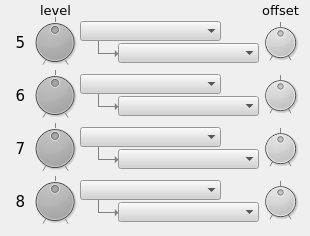
    <widget class="QWidget" name="mod_B">
     <attribute name="title">
      <string>modB</string>
     </attribute>
     <widget class="QDial" name="mod_6_level">
      <property name="geometry">
       <rect>
        <x>30</x>
        <y>70</y>
        <width>50</width>
        <height>51</height>
       </rect>
      </property>
      <property name="styleSheet">
       <string notr="true">background-color:darkgrey</string>
      </property>
      <property name="minimum">
       <number>-1000</number>
      </property>
      <property name="maximum">
       <number>1000</number>
      </property>
      <property name="notchTarget">
       <double>500.000000000000000</double>
      </property>
      <property name="notchesVisible">
       <bool>true</bool>
      </property>
     </widget>
     <widget class="QLabel" name="label_mod_5">
      <property name="geometry">
       <rect>
        <x>10</x>
        <y>27</y>
        <width>21</width>
        <height>31</height>
       </rect>
      </property>
      <property name="font">
       <font>
        <family>DejaVu Sans</family>
        <pointsize>11</pointsize>
        <weight>50</weight>
        <bold>false</bold>
       </font>
      </property>
      <property name="styleSheet">
       <string notr="true"/>
      </property>
      <property name="text">
       <string>5</string>
      </property>
      <property name="alignment">
       <set>Qt::AlignCenter</set>
      </property>
     </widget>
     <widget class="Line" name="line_21">
      <property name="geometry">
       <rect>
        <x>99</x>
        <y>96</y>
        <width>21</width>
        <height>20</height>
       </rect>
      </property>
      <property name="styleSheet">
       <string notr="true">color:grey</string>
      </property>
      <property name="frameShadow">
       <enum>QFrame::Plain</enum>
      </property>
      <property name="orientation">
       <enum>Qt::Horizontal</enum>
      </property>
     </widget>
     <widget class="Line" name="line_22">
      <property name="geometry">
       <rect>
        <x>90</x>
        <y>86</y>
        <width>16</width>
        <height>21</height>
       </rect>
      </property>
      <property name="styleSheet">
       <string notr="true">color:grey</string>
      </property>
      <property name="frameShadow">
       <enum>QFrame::Plain</enum>
      </property>
      <property name="orientation">
       <enum>Qt::Vertical</enum>
      </property>
     </widget>
     <widget class="QComboBox" name="mod_7_source">
      <property name="geometry">
       <rect>
        <x>80</x>
        <y>127</y>
        <width>141</width>
        <height>20</height>
       </rect>
      </property>
      <property name="font">
       <font>
        <family>DejaVu Sans Mono</family>
        <pointsize>8</pointsize>
       </font>
      </property>
      <property name="acceptDrops">
       <bool>false</bool>
      </property>
      <property name="toolTip">
       <string>&lt;html&gt;&lt;head/&gt;&lt;body&gt;&lt;p&gt;sync route&lt;/p&gt;&lt;/body&gt;&lt;/html&gt;</string>
      </property>
      <property name="styleSheet">
       <string notr="true">background-color:lightgrey</string>
      </property>
      <property name="iconSize">
       <size>
        <width>8</width>
        <height>16</height>
       </size>
      </property>
      <property name="duplicatesEnabled">
       <bool>false</bool>
      </property>
      <property name="frame">
       <bool>false</bool>
      </property>
     </widget>
     <widget class="QLabel" name="label_mod_8">
      <property name="geometry">
       <rect>
        <x>10</x>
        <y>186</y>
        <width>21</width>
        <height>31</height>
       </rect>
      </property>
      <property name="font">
       <font>
        <family>DejaVu Sans</family>
        <pointsize>11</pointsize>
        <weight>50</weight>
        <bold>false</bold>
       </font>
      </property>
      <property name="styleSheet">
       <string notr="true"/>
      </property>
      <property name="text">
       <string>8</string>
      </property>
      <property name="alignment">
       <set>Qt::AlignCenter</set>
      </property>
     </widget>
     <widget class="Line" name="line_23">
      <property name="geometry">
       <rect>
        <x>99</x>
        <y>149</y>
        <width>21</width>
        <height>20</height>
       </rect>
      </property>
      <property name="styleSheet">
       <string notr="true">color:grey</string>
      </property>
      <property name="frameShadow">
       <enum>QFrame::Plain</enum>
      </property>
      <property name="orientation">
       <enum>Qt::Horizontal</enum>
      </property>
     </widget>
     <widget class="QDial" name="mod_8_offset">
      <property name="geometry">
       <rect>
        <x>260</x>
        <y>176</y>
        <width>41</width>
        <height>51</height>
       </rect>
      </property>
      <property name="styleSheet">
       <string notr="true">background-color:lightgrey</string>
      </property>
      <property name="minimum">
       <number>-1000</number>
      </property>
      <property name="maximum">
       <number>1000</number>
      </property>
      <property name="notchTarget">
       <double>500.000000000000000</double>
      </property>
      <property name="notchesVisible">
       <bool>true</bool>
      </property>
     </widget>
     <widget class="QComboBox" name="mod_7_dest">
      <property name="geometry">
       <rect>
        <x>118</x>
        <y>149</y>
        <width>141</width>
        <height>20</height>
       </rect>
      </property>
      <property name="font">
       <font>
        <family>DejaVu Sans Mono</family>
        <pointsize>8</pointsize>
       </font>
      </property>
      <property name="acceptDrops">
       <bool>false</bool>
      </property>
      <property name="toolTip">
       <string>&lt;html&gt;&lt;head/&gt;&lt;body&gt;&lt;p&gt;sync route&lt;/p&gt;&lt;/body&gt;&lt;/html&gt;</string>
      </property>
      <property name="styleSheet">
       <string notr="true">background-color:lightgrey</string>
      </property>
      <property name="iconSize">
       <size>
        <width>8</width>
        <height>16</height>
       </size>
      </property>
      <property name="duplicatesEnabled">
       <bool>false</bool>
      </property>
      <property name="frame">
       <bool>false</bool>
      </property>
     </widget>
     <widget class="QComboBox" name="mod_8_dest">
      <property name="geometry">
       <rect>
        <x>118</x>
        <y>202</y>
        <width>141</width>
        <height>20</height>
       </rect>
      </property>
      <property name="font">
       <font>
        <family>DejaVu Sans Mono</family>
        <pointsize>8</pointsize>
       </font>
      </property>
      <property name="acceptDrops">
       <bool>false</bool>
      </property>
      <property name="toolTip">
       <string>&lt;html&gt;&lt;head/&gt;&lt;body&gt;&lt;p&gt;sync route&lt;/p&gt;&lt;/body&gt;&lt;/html&gt;</string>
      </property>
      <property name="styleSheet">
       <string notr="true">background-color:lightgrey</string>
      </property>
      <property name="iconSize">
       <size>
        <width>8</width>
        <height>16</height>
       </size>
      </property>
      <property name="duplicatesEnabled">
       <bool>false</bool>
      </property>
      <property name="frame">
       <bool>false</bool>
      </property>
     </widget>
     <widget class="QComboBox" name="mod_5_dest">
      <property name="geometry">
       <rect>
        <x>118</x>
        <y>43</y>
        <width>141</width>
        <height>20</height>
       </rect>
      </property>
      <property name="font">
       <font>
        <family>DejaVu Sans Mono</family>
        <pointsize>8</pointsize>
       </font>
      </property>
      <property name="acceptDrops">
       <bool>false</bool>
      </property>
      <property name="toolTip">
       <string>&lt;html&gt;&lt;head/&gt;&lt;body&gt;&lt;p&gt;sync route&lt;/p&gt;&lt;/body&gt;&lt;/html&gt;</string>
      </property>
      <property name="styleSheet">
       <string notr="true">background-color:lightgrey</string>
      </property>
      <property name="iconSize">
       <size>
        <width>8</width>
        <height>16</height>
       </size>
      </property>
      <property name="duplicatesEnabled">
       <bool>false</bool>
      </property>
      <property name="frame">
       <bool>false</bool>
      </property>
     </widget>
     <widget class="QLabel" name="label_mod_7">
      <property name="geometry">
       <rect>
        <x>10</x>
        <y>133</y>
        <width>21</width>
        <height>31</height>
       </rect>
      </property>
      <property name="font">
       <font>
        <family>DejaVu Sans</family>
        <pointsize>11</pointsize>
        <weight>50</weight>
        <bold>false</bold>
       </font>
      </property>
      <property name="styleSheet">
       <string notr="true"/>
      </property>
      <property name="text">
       <string>7</string>
      </property>
      <property name="alignment">
       <set>Qt::AlignCenter</set>
      </property>
     </widget>
     <widget class="QDial" name="mod_5_offset">
      <property name="geometry">
       <rect>
        <x>260</x>
        <y>17</y>
        <width>41</width>
        <height>51</height>
       </rect>
      </property>
      <property name="styleSheet">
       <string notr="true">background-color:lightgrey</string>
      </property>
      <property name="minimum">
       <number>-1000</number>
      </property>
      <property name="maximum">
       <number>1000</number>
      </property>
      <property name="notchTarget">
       <double>500.000000000000000</double>
      </property>
      <property name="notchesVisible">
       <bool>true</bool>
      </property>
     </widget>
     <widget class="Line" name="line_24">
      <property name="geometry">
       <rect>
        <x>90</x>
        <y>33</y>
        <width>16</width>
        <height>21</height>
       </rect>
      </property>
      <property name="styleSheet">
       <string notr="true">color:grey</string>
      </property>
      <property name="frameShadow">
       <enum>QFrame::Plain</enum>
      </property>
      <property name="orientation">
       <enum>Qt::Vertical</enum>
      </property>
     </widget>
     <widget class="Line" name="line_25">
      <property name="geometry">
       <rect>
        <x>99</x>
        <y>202</y>
        <width>21</width>
        <height>20</height>
       </rect>
      </property>
      <property name="styleSheet">
       <string notr="true">color:grey</string>
      </property>
      <property name="frameShadow">
       <enum>QFrame::Plain</enum>
      </property>
      <property name="orientation">
       <enum>Qt::Horizontal</enum>
      </property>
     </widget>
     <widget class="QComboBox" name="mod_8_source">
      <property name="geometry">
       <rect>
        <x>80</x>
        <y>180</y>
        <width>141</width>
        <height>20</height>
       </rect>
      </property>
      <property name="font">
       <font>
        <family>DejaVu Sans Mono</family>
        <pointsize>8</pointsize>
       </font>
      </property>
      <property name="acceptDrops">
       <bool>false</bool>
      </property>
      <property name="toolTip">
       <string>&lt;html&gt;&lt;head/&gt;&lt;body&gt;&lt;p&gt;sync route&lt;/p&gt;&lt;/body&gt;&lt;/html&gt;</string>
      </property>
      <property name="styleSheet">
       <string notr="true">background-color:lightgrey</string>
      </property>
      <property name="iconSize">
       <size>
        <width>8</width>
        <height>16</height>
       </size>
      </property>
      <property name="duplicatesEnabled">
       <bool>false</bool>
      </property>
      <property name="frame">
       <bool>false</bool>
      </property>
     </widget>
     <widget class="Line" name="line_26">
      <property name="geometry">
       <rect>
        <x>90</x>
        <y>192</y>
        <width>16</width>
        <height>21</height>
       </rect>
      </property>
      <property name="styleSheet">
       <string notr="true">color:grey</string>
      </property>
      <property name="frameShadow">
       <enum>QFrame::Plain</enum>
      </property>
      <property name="orientation">
       <enum>Qt::Vertical</enum>
      </property>
     </widget>
     <widget class="QDial" name="mod_8_level">
      <property name="geometry">
       <rect>
        <x>30</x>
        <y>176</y>
        <width>50</width>
        <height>51</height>
       </rect>
      </property>
      <property name="styleSheet">
       <string notr="true">background-color:darkgrey</string>
      </property>
      <property name="minimum">
       <number>-1000</number>
      </property>
      <property name="maximum">
       <number>1000</number>
      </property>
      <property name="notchTarget">
       <double>500.000000000000000</double>
      </property>
      <property name="notchesVisible">
       <bool>true</bool>
      </property>
     </widget>
     <widget class="QDial" name="mod_7_level">
      <property name="geometry">
       <rect>
        <x>30</x>
        <y>123</y>
        <width>50</width>
        <height>51</height>
       </rect>
      </property>
      <property name="styleSheet">
       <string notr="true">background-color:darkgrey</string>
      </property>
      <property name="minimum">
       <number>-1000</number>
      </property>
      <property name="maximum">
       <number>1000</number>
      </property>
      <property name="notchTarget">
       <double>500.000000000000000</double>
      </property>
      <property name="notchesVisible">
       <bool>true</bool>
      </property>
     </widget>
     <widget class="QDial" name="mod_5_level">
      <property name="geometry">
       <rect>
        <x>30</x>
        <y>17</y>
        <width>50</width>
        <height>51</height>
       </rect>
      </property>
      <property name="styleSheet">
       <string notr="true">background-color:darkgrey</string>
      </property>
      <property name="minimum">
       <number>-1000</number>
      </property>
      <property name="maximum">
       <number>1000</number>
      </property>
      <property name="notchTarget">
       <double>500.000000000000000</double>
      </property>
      <property name="notchesVisible">
       <bool>true</bool>
      </property>
     </widget>
     <widget class="Line" name="line_27">
      <property name="geometry">
       <rect>
        <x>90</x>
        <y>139</y>
        <width>16</width>
        <height>21</height>
       </rect>
      </property>
      <property name="styleSheet">
       <string notr="true">color:grey</string>
      </property>
      <property name="frameShadow">
       <enum>QFrame::Plain</enum>
      </property>
      <property name="orientation">
       <enum>Qt::Vertical</enum>
      </property>
     </widget>
     <widget class="QDial" name="mod_7_offset">
      <property name="geometry">
       <rect>
        <x>260</x>
        <y>123</y>
        <width>41</width>
        <height>51</height>
       </rect>
      </property>
      <property name="styleSheet">
       <string notr="true">background-color:lightgrey</string>
      </property>
      <property name="minimum">
       <number>-1000</number>
      </property>
      <property name="maximum">
       <number>1000</number>
      </property>
      <property name="notchTarget">
       <double>500.000000000000000</double>
      </property>
      <property name="notchesVisible">
       <bool>true</bool>
      </property>
     </widget>
     <widget class="QLabel" name="label_mod_6">
      <property name="geometry">
       <rect>
        <x>10</x>
        <y>80</y>
        <width>21</width>
        <height>31</height>
       </rect>
      </property>
      <property name="font">
       <font>
        <family>DejaVu Sans</family>
        <pointsize>11</pointsize>
        <weight>50</weight>
        <bold>false</bold>
       </font>
      </property>
      <property name="styleSheet">
       <string notr="true"/>
      </property>
      <property name="text">
       <string>6</string>
      </property>
      <property name="alignment">
       <set>Qt::AlignCenter</set>
      </property>
     </widget>
     <widget class="QComboBox" name="mod_5_source">
      <property name="geometry">
       <rect>
        <x>80</x>
        <y>21</y>
        <width>141</width>
        <height>20</height>
       </rect>
      </property>
      <property name="font">
       <font>
        <family>DejaVu Sans Mono</family>
        <pointsize>8</pointsize>
       </font>
      </property>
      <property name="acceptDrops">
       <bool>false</bool>
      </property>
      <property name="toolTip">
       <string>&lt;html&gt;&lt;head/&gt;&lt;body&gt;&lt;p&gt;sync route&lt;/p&gt;&lt;/body&gt;&lt;/html&gt;</string>
      </property>
      <property name="styleSheet">
       <string notr="true">background-color:lightgrey</string>
      </property>
      <property name="iconSize">
       <size>
        <width>8</width>
        <height>16</height>
       </size>
      </property>
      <property name="duplicatesEnabled">
       <bool>false</bool>
      </property>
      <property name="frame">
       <bool>false</bool>
      </property>
     </widget>
     <widget class="QComboBox" name="mod_6_dest">
      <property name="geometry">
       <rect>
        <x>118</x>
        <y>96</y>
        <width>141</width>
        <height>20</height>
       </rect>
      </property>
      <property name="font">
       <font>
        <family>DejaVu Sans Mono</family>
        <pointsize>8</pointsize>
       </font>
      </property>
      <property name="acceptDrops">
       <bool>false</bool>
      </property>
      <property name="toolTip">
       <string>&lt;html&gt;&lt;head/&gt;&lt;body&gt;&lt;p&gt;sync route&lt;/p&gt;&lt;/body&gt;&lt;/html&gt;</string>
      </property>
      <property name="styleSheet">
       <string notr="true">background-color:lightgrey</string>
      </property>
      <property name="iconSize">
       <size>
        <width>8</width>
        <height>16</height>
       </size>
      </property>
      <property name="duplicatesEnabled">
       <bool>false</bool>
      </property>
      <property name="frame">
       <bool>false</bool>
      </property>
     </widget>
     <widget class="QLabel" name="label_modB_level">
      <property name="geometry">
       <rect>
        <x>30</x>
        <y>0</y>
        <width>51</width>
        <height>21</height>
       </rect>
      </property>
      <property name="font">
       <font>
        <family>DejaVu Sans</family>
        <pointsize>10</pointsize>
        <weight>50</weight>
        <bold>false</bold>
       </font>
      </property>
      <property name="styleSheet">
       <string notr="true"/>
      </property>
      <property name="text">
       <string>level</string>
      </property>
      <property name="alignment">
       <set>Qt::AlignCenter</set>
      </property>
     </widget>
     <widget class="QComboBox" name="mod_6_source">
      <property name="geometry">
       <rect>
        <x>80</x>
        <y>74</y>
        <width>141</width>
        <height>20</height>
       </rect>
      </property>
      <property name="font">
       <font>
        <family>DejaVu Sans Mono</family>
        <pointsize>8</pointsize>
       </font>
      </property>
      <property name="acceptDrops">
       <bool>false</bool>
      </property>
      <property name="toolTip">
       <string>&lt;html&gt;&lt;head/&gt;&lt;body&gt;&lt;p&gt;sync route&lt;/p&gt;&lt;/body&gt;&lt;/html&gt;</string>
      </property>
      <property name="styleSheet">
       <string notr="true">background-color:lightgrey</string>
      </property>
      <property name="iconSize">
       <size>
        <width>8</width>
        <height>16</height>
       </size>
      </property>
      <property name="duplicatesEnabled">
       <bool>false</bool>
      </property>
      <property name="frame">
       <bool>false</bool>
      </property>
     </widget>
     <widget class="Line" name="line_28">
      <property name="geometry">
       <rect>
        <x>99</x>
        <y>43</y>
        <width>21</width>
        <height>20</height>
       </rect>
      </property>
      <property name="styleSheet">
       <string notr="true">color:grey</string>
      </property>
      <property name="frameShadow">
       <enum>QFrame::Plain</enum>
      </property>
      <property name="orientation">
       <enum>Qt::Horizontal</enum>
      </property>
     </widget>
     <widget class="QLabel" name="label_modB_offset">
      <property name="geometry">
       <rect>
        <x>260</x>
        <y>0</y>
        <width>41</width>
        <height>21</height>
       </rect>
      </property>
      <property name="font">
       <font>
        <family>DejaVu Sans</family>
        <pointsize>10</pointsize>
        <weight>50</weight>
        <bold>false</bold>
       </font>
      </property>
      <property name="styleSheet">
       <string notr="true"/>
      </property>
      <property name="text">
       <string>offset</string>
      </property>
      <property name="alignment">
       <set>Qt::AlignCenter</set>
      </property>
     </widget>
     <widget class="QDial" name="mod_6_offset">
      <property name="geometry">
       <rect>
        <x>260</x>
        <y>70</y>
        <width>41</width>
        <height>51</height>
       </rect>
      </property>
      <property name="styleSheet">
       <string notr="true">background-color:lightgrey</string>
      </property>
      <property name="minimum">
       <number>-1000</number>
      </property>
      <property name="maximum">
       <number>1000</number>
      </property>
      <property name="notchTarget">
       <double>500.000000000000000</double>
      </property>
      <property name="notchesVisible">
       <bool>true</bool>
      </property>
     </widget>
     <widget class="QLabel" name="label_9">
      <property name="geometry">
       <rect>
        <x>105</x>
        <y>204</y>
        <width>16</width>
        <height>17</height>
       </rect>
      </property>
      <property name="font">
       <font>
        <family>DejaVu Sans</family>
        <pointsize>13</pointsize>
       </font>
      </property>
      <property name="autoFillBackground">
       <bool>false</bool>
      </property>
      <property name="styleSheet">
       <string notr="true">background:transparent; color:grey</string>
      </property>
      <property name="text">
       <string>➝</string>
      </property>
     </widget>
     <widget class="QLabel" name="label_10">
      <property name="geometry">
       <rect>
        <x>105</x>
        <y>98</y>
        <width>16</width>
        <height>17</height>
       </rect>
      </property>
      <property name="font">
       <font>
        <family>DejaVu Sans</family>
        <pointsize>13</pointsize>
       </font>
      </property>
      <property name="autoFillBackground">
       <bool>false</bool>
      </property>
      <property name="styleSheet">
       <string notr="true">background:transparent; color:grey</string>
      </property>
      <property name="text">
       <string>➝</string>
      </property>
     </widget>
     <widget class="QLabel" name="label_11">
      <property name="geometry">
       <rect>
        <x>105</x>
        <y>45</y>
        <width>16</width>
        <height>17</height>
       </rect>
      </property>
      <property name="font">
       <font>
        <family>DejaVu Sans</family>
        <pointsize>13</pointsize>
       </font>
      </property>
      <property name="autoFillBackground">
       <bool>false</bool>
      </property>
      <property name="styleSheet">
       <string notr="true">background:transparent; color:grey</string>
      </property>
      <property name="text">
       <string>➝</string>
      </property>
     </widget>
     <widget class="QLabel" name="label_12">
      <property name="geometry">
       <rect>
        <x>105</x>
        <y>151</y>
        <width>16</width>
        <height>17</height>
       </rect>
      </property>
      <property name="font">
       <font>
        <family>DejaVu Sans</family>
        <pointsize>13</pointsize>
       </font>
      </property>
      <property name="autoFillBackground">
       <bool>false</bool>
      </property>
      <property name="styleSheet">
       <string notr="true">background:transparent; color:grey</string>
      </property>
      <property name="text">
       <string>➝</string>
      </property>
     </widget>
     <zorder>label_modB_level</zorder>
     <zorder>line_27</zorder>
     <zorder>line_26</zorder>
     <zorder>line_22</zorder>
     <zorder>mod_6_level</zorder>
     <zorder>label_mod_5</zorder>
     <zorder>line_21</zorder>
     <zorder>mod_7_source</zorder>
     <zorder>label_mod_8</zorder>
     <zorder>line_23</zorder>
     <zorder>mod_8_offset</zorder>
     <zorder>mod_7_dest</zorder>
     <zorder>label_mod_7</zorder>
     <zorder>mod_5_offset</zorder>
     <zorder>line_24</zorder>
     <zorder>line_25</zorder>
     <zorder>mod_8_source</zorder>
     <zorder>mod_8_level</zorder>
     <zorder>mod_7_level</zorder>
     <zorder>mod_5_level</zorder>
     <zorder>mod_7_offset</zorder>
     <zorder>label_mod_6</zorder>
     <zorder>mod_5_source</zorder>
     <zorder>mod_6_dest</zorder>
     <zorder>mod_6_source</zorder>
     <zorder>line_28</zorder>
     <zorder>label_modB_offset</zorder>
     <zorder>mod_6_offset</zorder>
     <zorder>mod_5_dest</zorder>
     <zorder>mod_8_dest</zorder>
     <zorder>label_9</zorder>
     <zorder>label_10</zorder>
     <zorder>label_11</zorder>
     <zorder>label_12</zorder>
    </widget>
